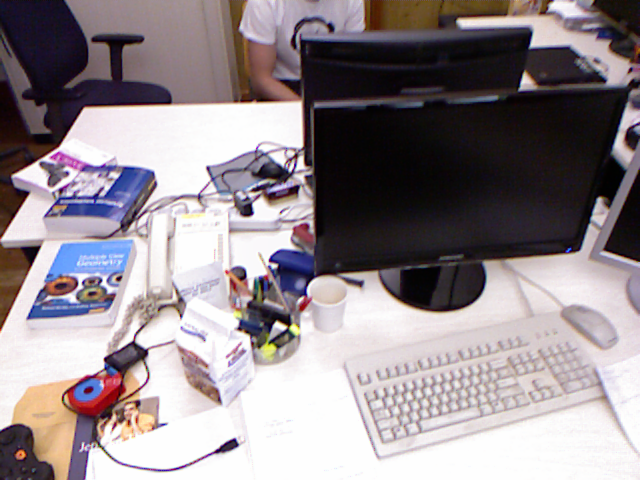
%> input picture ex8/rgb/1305031102.275326.png, 640 x 480 px
$ octave test.m   (GNU Octave 9; MATLAB toolbox functions it lacks are replaced by stand-ins)
%> lines starting %> are read from the running program, lines starting %| are printed output that depends on the picture
### ex8/imreadbw.m
function I = imreadbw(file)
%> called with file = 'rgb/1305031102.275326.png'
I=im2double(imread(file)) ;

if(size(I,3) > 1)
  I = rgb2gray( I ) ;
%> I: size 480x640 double
end

### ex8/downscale.m
function [ Id, Dd, Kd ] = downscale( I, D, K, level )
    % downscale intensity image, depth map and camera intrinsics (recursively)

    if(level <= 1)
        % coarsest pyramid level
        Id = I;
        Dd = D;
        Kd = K;
        return;
    end

    % downscale camera intrinsics
    % TODO
    Kd = 0.5*K;
    Kd(1:3,3) =  Kd(1:3,3) - 0.25;
    Kd(3,3) = 1;

    % downscale intensity image
    % TODO
    [size_x,size_y] = size(I);
    newsize_x = 0.5 * size_x;
    newsize_y = 0.5 * size_y;

    Id = (I(1:2:end,1:2:end)+I(1+(1:2:end),(1:2:end))+I((1:2:end),1+(1:2:end))+I(1+(1:2:end),1+(1:2:end)))*0.25;

    % downscale depth map
    % TODO

    DdCountValid = (sign(D(0+(1:2:end), 0+(1:2:end))) + ...
                sign(D(1+(1:2:end), 0+(1:2:end))) + ...
                sign(D(0+(1:2:end), 1+(1:2:end))) + ...
                sign(D(1+(1:2:end), 1+(1:2:end))));
    Dd = (D(0+(1:2:end), 0+(1:2:end)) + ...
        D(1+(1:2:end), 0+(1:2:end)) + ...
        D(0+(1:2:end), 1+(1:2:end)) + ...
        D(1+(1:2:end), 1+(1:2:end))) ./ DdCountValid;
    Dd(isnan(Dd)) = 0;


    % recursively downscale on next pyramid level
    [Id, Dd, Kd] = downscale( Id, Dd, Kd, level - 1);
end

### ex8/calcErr.m
function [ err ] = calcErr( IRef, DRef, I, xi, K )
    % calculate residuals

    % get shorthands (R, t)
    T = se3Exp(xi);
    R = T(1:3, 1:3);
    t = T(1:3,4);
    %Rinv = R*inv(K);
    Rinv = R * K^-1;
    % these contain the n,m image coordinates of the respective
    % reference-pixel, transformed & projected into the new image.
    % set to -10 initially, as this will give NaN on interpolation later.
    nImg = zeros(size(IRef))-10;
    mImg = zeros(size(IRef))-10;

    % for all pixels
    for n=1:size(IRef,2)
        for m=1:size(IRef,1)
            % TODO warp reference points to target image
            z = DRef(m,n);
            unproject = [n-1;m-1;1]*z;
            % TODO project warped points onto image
            newp = K*(Rinv*unproject+t);

            if(newp(3) > 0 && DRef(m,n) > 0)
                nImg(m,n) = newp(1)/newp(3)+1;
                mImg(m,n) = newp(2)/newp(3)+1;

            end
        end
    end

    % calculate actual residual (as matrix).
    err = interp2(I, nImg, mImg) - IRef;
    %disp(err(60,1:10));
    % plot residual image
    imagesc(err), axis image
    colormap gray;
    set(gca, 'CLim', [-1,1]);

    err = err(:);

end

### ex8/se3Exp.m
function [ T ] = se3Exp( twist )
M = [0 -twist(6) twist(5) twist(1);
     twist(6) 0 -twist(4) twist(2);
     -twist(5) twist(4) 0 twist(3);
     0 0 0 0];
T = expm(M);
end

### ex8/test.m
close all;
K = [517.3 0 318.6;	0 516.5 255.3; 0 0 1];
    % first pair of input frames
    c1 = double(imreadbw('rgb/1305031102.275326.png'));
    c2 = double(imreadbw('rgb/1305031102.175304.png'));
%> call 2 of imreadbw, with file = 'rgb/1305031102.175304.png'
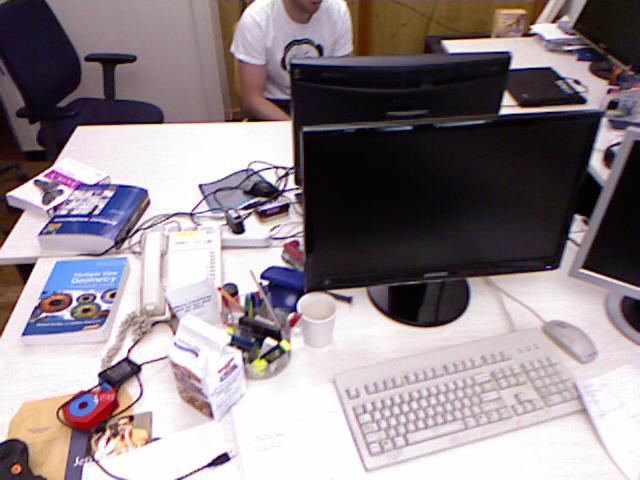
%> input picture ex8/rgb/1305031102.175304.png, 640 x 480 px
    d1 = double(imread('depth/1305031102.262886.png'))/5000;
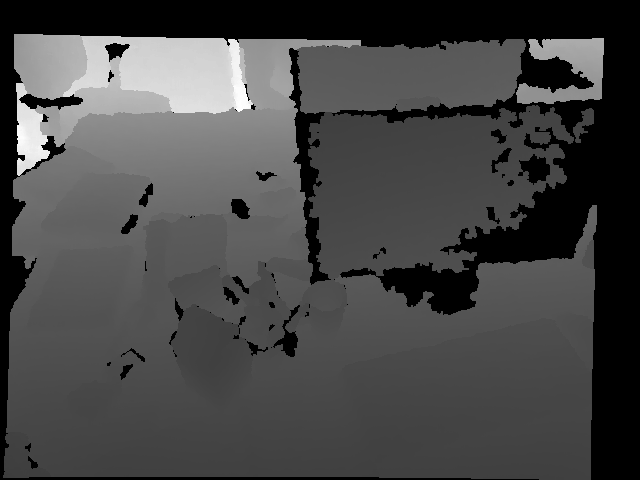
%> input picture ex8/depth/1305031102.262886.png, 640 x 480 px
%> d1: size 480x640 double; min 0, max 3.6, mean 1
    d2 = double(imread('depth/1305031102.160407.png'))/5000;
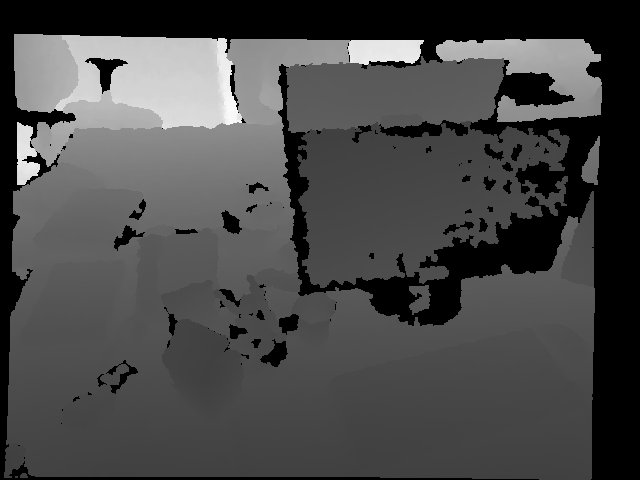
%> input picture ex8/depth/1305031102.160407.png, 640 x 480 px
%> d2: size 480x640 double; min 0, max 3.72, mean 1.07

lvl = 4;
[IRef, DRef, Klvl] = downscale(c1,d1,K,lvl);
%> call 3 of downscale, with K = [129.3 0 79.28; 0 129.1 63.45; 0 0 1], level = 2
%> in downscale (call 3), `Dd(isnan(Dd)) = 0;`:
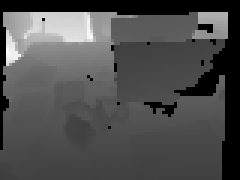
%> Dd: size 60x80 double (shown 3 times larger); min 0, max 3.57, mean 1.1; drawn with min black and max white
%> in downscale (call 3), `[Id, Dd, Kd] = downscale( Id, Dd, Kd, level - 1);`: Kd = [64.66 0 39.39; 0 64.56 31.48; 0 0 1]
%> Klvl = [64.66 0 39.39; 0 64.56 31.48; 0 0 1]
    % downscale target frame (intensity image and depth map)
    xi = [0 0 0 0 0 0]';

[I, D] = downscale(c2,d2,K,lvl);
%> call 6 of downscale, with K = [258.6 0 159.1; 0 258.2 127.4; 0 0 1], level = 3
%> in downscale (call 6), `DdCountValid = (sign(D(0+(1:2:end), 0+(1:2:end))) + sign(D(1+(1:2:end)..`:
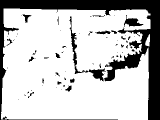
%> DdCountValid: size 120x160 double; min 0, max 4, mean 3.05; drawn with min black and max white
%> in downscale (call 7), `Dd(isnan(Dd)) = 0;`: Dd: size 60x80 double; min 0, max 3.59, mean 1.18
residual = calcErr(IRef,DRef,I,xi,K);
%> after the loop in calcErr, `for n=1:size(IRef,2)`:
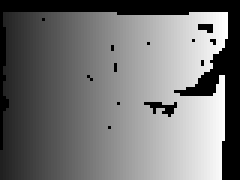
%> nImg: size 60x80 double (shown 3 times larger); min -10, max 76, mean 29.1; drawn with min black and max white
figure;
subplot(1,2,1);
imshow(IRef);
subplot(1,2,2);
imshow(residual);
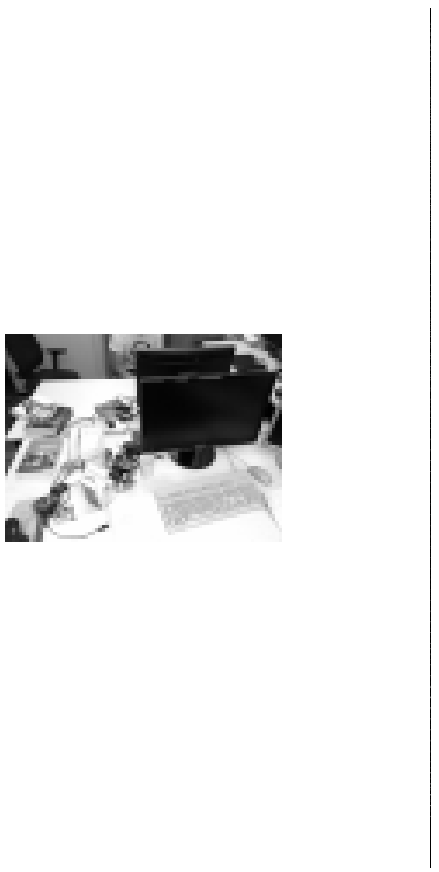
%> figure redrawn from the program's plot data, 2 panels
residual = calcErr(IRef,DRef,I,xi,K);
